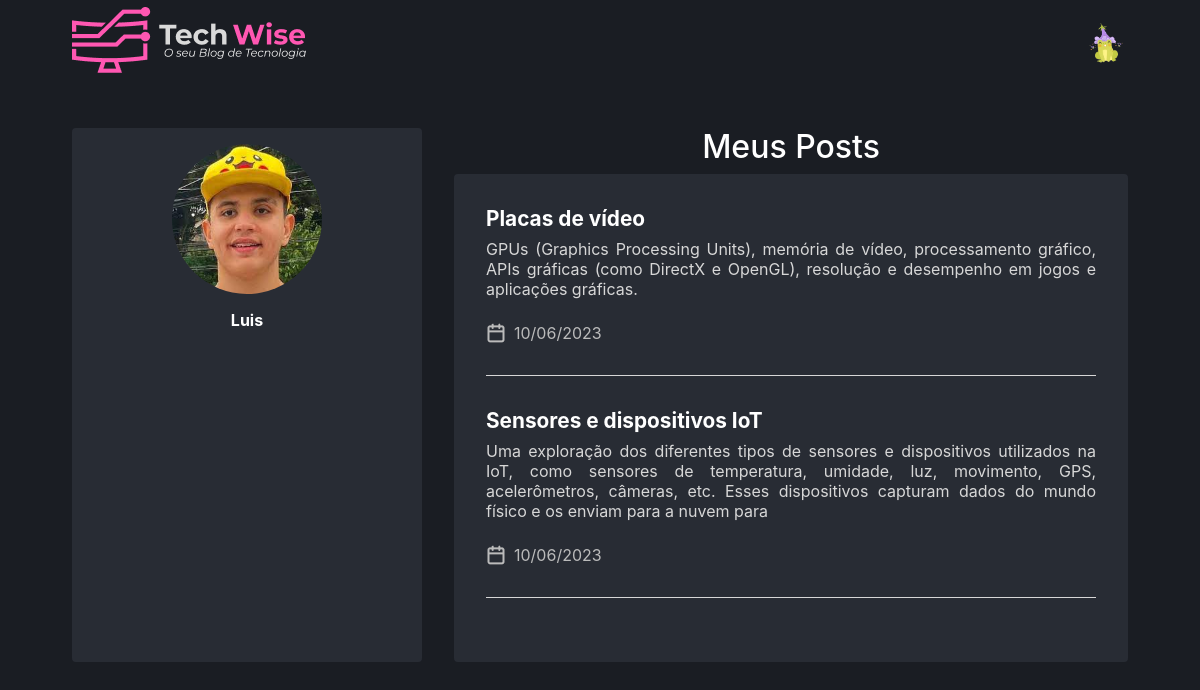
Page /user/author/16 (signed in) on the committed database.
### tables this page shows
CREATE TABLE `user` (
  `idUser` int(11) NOT NULL,
  `name` varchar(150) NOT NULL,
  `email` varchar(200) NOT NULL,
  `password` varchar(255) NOT NULL,
  `avatar` varchar(255) DEFAULT NULL,
  `description` text DEFAULT NULL,
  `type` varchar(45) DEFAULT NULL
);

CREATE TABLE `article` (
  `idArticle` int(11) NOT NULL,
  `idUser` int(11) NOT NULL,
  `resume` varchar(250) NOT NULL,
  `text` text NOT NULL,
  `image` varchar(255) NOT NULL,
  `feedback` varchar(255) DEFAULT NULL,
  `status` varchar(255) NOT NULL,
  `idCategory` int(11) NOT NULL,
  `createdAt` date NOT NULL DEFAULT current_timestamp(),
  `title` varchar(100) NOT NULL
);

### App/Controllers/UserController.php (called while the page is built, shortened)
<?php
class UserController extends Controller
{
    public function author()
    {
        $userDAO = new UserDAO();
        $idUser = func_get_args()[0];
        $user = new UserDAO;
        self::setViewParam('user', $user->getById($_SESSION['idUser']));
        if (is_array($idUser)) {
            $idUser = $idUser[0];
        }
        $user = $userDAO->getById($idUser);
        $article = new ArticleDAO;
        self::setViewParam('articleExibitionUser', $article->listarArtigosAprovados($idUser));
        $this->render('/user/author');
    }
}

### index.php (called while the page is built, shortened)
<?php
try {
    $app = new App();
    $app->run();
}catch (\Exception $e){
    $oError = new Erro($e);
    $oError->render();
}

### App/Models/DAO/BaseDAO.php (called while the page is built, shortened)
<?php
abstract class BaseDAO
{
    private $conexao;
    public function __construct()
    {
        $this->conexao = Conexao::getConnection();
    }
    public function select($sql)
    {
        if(!empty($sql))
        {
            return $this->conexao->query($sql);
        }
    }
}

### App/Lib/Conexao.php (called while the page is built, shortened)
<?php
class Conexao
{
    public static function getConnection() {
        $pdoConfig  = DB_DRIVER . ":". "host=" . DB_HOST . ";";
        $pdoConfig .= "dbname=".DB_NAME.";";
        try {
            if(!isset($conn)){
                $conn =  new PDO($pdoConfig, DB_USER, DB_PASSWORD);
                $conn->setAttribute(PDO::ATTR_ERRMODE, PDO::ERRMODE_EXCEPTION);
            }
            return $conn;
        } catch (PDOException $e) {
            throw new Exception("Erro de conexão com o banco de dados. ($e)",500);
        }
    }
}

### App/Models/DAO/UserDAO.php (called while the page is built, shortened)
<?php
class UserDAO extends BaseDAO
{
    public function getById(int $idUser)
    {
        $resultado = $this->select("SELECT * FROM user WHERE idUser = $idUser");
        return $resultado->fetchObject(User::class);
    }
}

### App/Models/Entidades/User.php (called while the page is built, shortened)
<?php
class User
{
    private string $name;
    private ?string $avatar;
	public function getName(): string {
		return $this->name;
	}
	public function getAvatar(): ?string {
		return $this->avatar;
	}
}

### App/Models/DAO/ArticleDAO.php (called while the page is built, shortened)
<?php
class ArticleDAO extends BaseDAO
{
    public function listarArtigosAprovados($idUserLog)
{
    $resultado = $this->select("SELECT * FROM article WHERE idUser = '$idUserLog' AND status = 'Aproved'");
    return $resultado->fetchAll(\PDO::FETCH_CLASS, Article::class);
}
}

### App/Models/Entidades/Article.php (called while the page is built, shortened)
<?php
class Article
{
    private int $idArticle;
    private string $title;
    private string $resume;
    private string $createdAt;
    public function getIdArticle(): int {
        return $this->idArticle;
    }
    public function getResume(): string {
        return $this->resume;
    }
	public function getCreatedAt() {
		return new DateTime($this->createdAt);
	}
	public function getTitle(): string {
		return $this->title;
	}
}

### App/Views/user/author.php (the view, shortened to what this page needs)
<main class="container">
  <div class="authorContainer">
    <div class="authorProfile">
      <div>
        <div class="avatar">
          <img src="http://<?= APP_HOST ?>/public/images/users/<?= $viewVar['userList']->getAvatar() ?>" alt="" />
        </div>
        <strong><?= $viewVar['userList']->getName() ?></strong>
      </div>
    </div>
    <div class="authorPostsContainer">
      <h2>Meus Posts</h2>
      <div class="authorPosts">
        <div class="postsAuthorSelected">
          <?php foreach ($viewVar['articleExibitionUser'] as $article) { ?>
          <a href="http://<?php echo APP_HOST; ?>/article/detalhes/<?= $article->getIdArticle() ?>">
            <strong><?= $article->getTitle() ?></strong>
            <p><?= $article->getResume() ?></p>
            <ul>
              <li>
                <img src="http://<?php echo APP_HOST; ?>/public/icons/calendar.png" alt="calendario" />
                <time> <?= $article->getCreatedAt()->format('d/m/Y') ?> </time>
              </li>
            </ul>
          </a>
          <?PHP }?>
        </div>
      </div>
    </div>
  </div>
</main>

### App/Views/layouts/menu.php (shortened to what this page needs)
<?php if(!isset($_SESSION["loggedin"]) || !$_SESSION["loggedin"]){ ?>
                    <li <?php if($viewVar['nameController'] == "UserController") { ?> class="active" <?php } ?>>
                        <a class="nav-link" href="http://<?= APP_HOST.'/' ?>">
                    </li>
                <?php } else { ?>
<header class="headerContainer">
  <div class="headerContent">
    <a href="http://<?php echo APP_HOST; ?>/home">
      <img src=" http://<?php echo APP_HOST; ?>/public/icons/logo.png" alt="Logo" />
    </a>
    <div class="container-popover">
      <div class="popover-trigger">
        <div class="popover-btn avatar" style="width: 45px; height: 45px">
          <img src="http://<?php echo APP_HOST; ?>/public/images/users/<?= $viewVar['user']->getAvatar(); ?>"  alt="user" />
        </div>
      </div>
      <?php
}
?>
    </div>
  </div>
</header>

### public/css/style.css (style rules this page uses)
html { position: relative; min-height: 100%; overflow-x: hidden; }
* { box-sizing: border-box; margin: 0; padding: 0; }
.headerContainer { height: 5rem; }
.headerContent { max-width: 1120px; height: 5rem; margin: 0 auto; padding: 0 2rem; display: flex; justify-content: space-between; align-items: center; }
.container-popover { position: relative; }
.popover-trigger { position: relative; display: inline-block; }
.container { max-width: 1120px; margin: 0 auto; padding: 0 2rem; }
body { background: #1a1d23 !important; color: #fff; }
body, input, textarea, select, button { font: 400 1rem "Inter", sans-serif; }
a { color: inherit; text-decoration: none; }
.avatar { height: 64px; width: 64px; border-radius: 999px; }
.avatar img { width: 100%; height: 100%; border-radius: 999px; }
.authorContainer { display: grid; grid-template-columns: 350px auto; gap: 2rem; margin-top: 3rem; }
.authorProfile { background-color: #282C34; display: flex; flex-direction: column; align-items: center; padding: 1rem; border-radius: 4px; max-height: 600px; justify-content: space-between; }
.authorProfile div { display: flex; flex-direction: column; align-items: center; }
.authorProfile .avatar { height: 150px; width: 150px; margin-bottom: 1rem; }
.authorPostsContainer h2 { text-align: center; }
.authorPosts { background-color: #282C34; padding: 2rem; border-radius: 4px; }
.postsAuthorSelected a { display: flex; flex-direction: column; gap: 0.5rem; }
.postsAuthorSelected strong { font-size: 1.3rem; }
.postsAuthorSelected p { color: #D7D7D7; text-align: justify; }
.postsAuthorSelected ul { display: flex; align-items: center; margin-bottom: 2rem; list-style: none; padding: 0; border-bottom: 1px solid #D7D7D7; padding-bottom: 2rem; }
.postsAuthorSelected ul li { margin-right: 3rem; color: #bbbbbb; display: flex; align-items: center; gap: 0.5rem; }

### rows in the picture
user: avatar (picture)
user: avatar (picture), name "Luis"
article: title "Placas de vídeo", resume "GPUs (Graphics Processing Units), memória de vídeo, processamento gráfico, APIs gráficas (como DirectX e OpenGL), resolução e desempenho em jogos e aplicações gráficas.", createdAt "10/06/2023"
article: title "Sensores e dispositivos IoT", resume "Uma exploração dos diferentes tipos de sensores e dispositivos utilizados na IoT, como sensores de temperatura, umidade, luz, movimento, GPS, acelerômetros, câmeras, etc. Esses dispositivos capturam dados do mundo físico e os enviam para a nuvem para", createdAt "10/06/2023"
